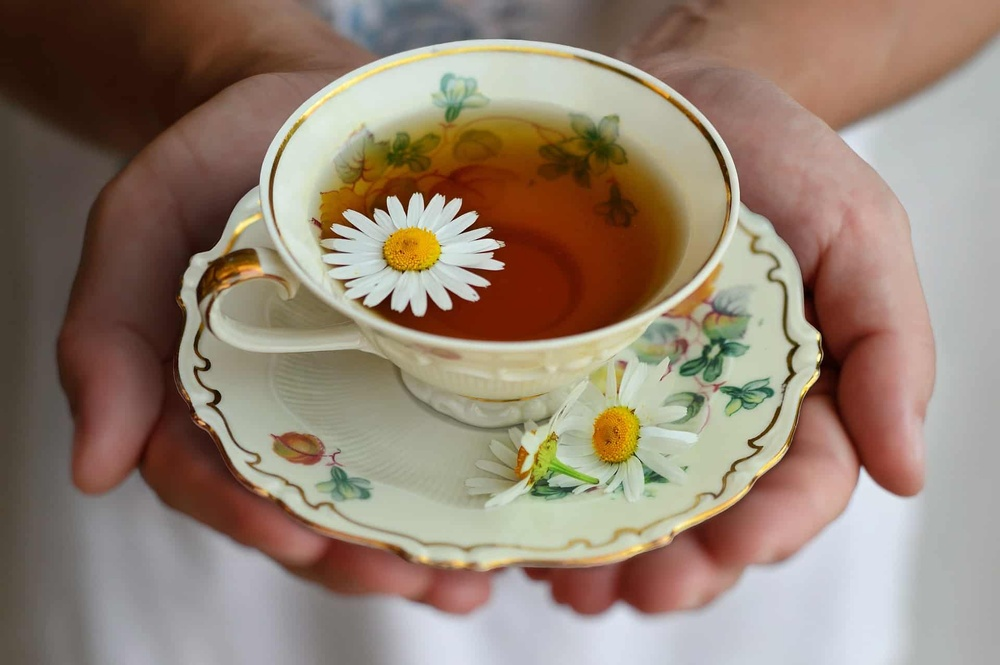
#> input picture Derivatives/image.jpg, 1000 x 665 px, shrunk from 1920 x 1277 before the run
$ python algoritmo2.py   (older library calls are emulated)
#> lines starting #> are read from the running program, lines starting #| are printed output that depends on the picture; after the words box and inside, x2 and y2 are one past the last pixel; in counts of white or black regions, pixels touching at a corner belong together
# Algoritmo 2

from itertools import product

from PIL import Image
from cv2 import COLOR_BGR2GRAY, cvtColor, imread, imshow, waitKey
from numpy import dot, exp, mgrid, pi, ravel, square, uint8, zeros
import math
import cv2
import numpy as np
import numpy

def gen_gaussian_kernel(k_size, sigma):
    center = k_size // 2
    x, y = mgrid[0 - center : k_size - center, 0 - center : k_size - center]
    g = 1 / (2 * pi * sigma) * exp(-(square(x) + square(y)) / (2 * square(sigma)))
    return g

def laplace(gray_img, sigma=1., kappa=0.75, pad=False):
    assert len(gray_img.shape) == 2
    img = cv2.GaussianBlur(gray_img, (0, 0), sigma) if 0. < sigma else gray_img
    img = cv2.Laplacian(img, cv2.CV_64F)
    rows, cols = img.shape[:2]
    min_map = np.minimum.reduce(list(img[r:rows-2+r, c:cols-2+c]
                                     for r in range(3) for c in range(3)))
    max_map = np.maximum.reduce(list(img[r:rows-2+r, c:cols-2+c]
                                     for r in range(3) for c in range(3)))

    pos_img = 0 < img[1:rows-1, 1:cols-1]

    neg_min = min_map < 0
    neg_min[1 - pos_img] = 0

    pos_max = 0 < max_map
    pos_max[pos_img] = 0

    zero_cross = neg_min + pos_max

    value_scale = 255. / max(1., img.max() - img.min())
    values = value_scale * (max_map - min_map)
    values[1 - zero_cross] = 0.

    if 0. <= kappa:
        thresh = float(np.absolute(img).mean()) * kappa
        values[values < thresh] = 0.
    log_img = values.astype(np.uint8)
    if pad:
        log_img = np.pad(log_img, pad_width=1, mode='constant', constant_values=0)
    return log_img

def gaussian_filter(image, k_size, sigma):
    height, width = image.shape[0], image.shape[1]
    dst_height = height - k_size + 1
    dst_width = width - k_size + 1

    image_array = zeros((dst_height * dst_width, k_size * k_size))
    row = 0
    for i, j in product(range(dst_height), range(dst_width)):
        window = ravel(image[i : i + k_size, j : j + k_size])
        image_array[row, :] = window
        row += 1

    gaussian_kernel = gen_gaussian_kernel(k_size, sigma)
    filter_array = ravel(gaussian_kernel)

    dst = dot(image_array, filter_array).reshape(dst_height, dst_width).astype(uint8)

    return dst

if __name__ == "__main__":
    img = imread(r"image.jpg")
#> img is the input picture: shape (665, 1000, 3); mean B, G, R 115, 130.5, 148.4
    img = cvtColor(img, COLOR_BGR2GRAY)
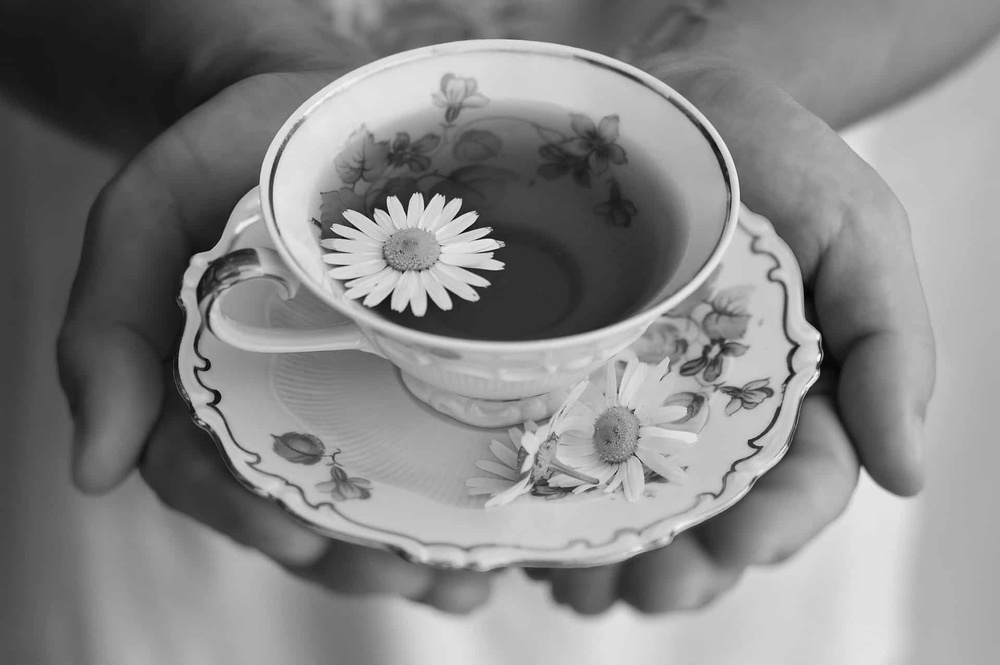
#> img: shape (665, 1000); min 0, max 249, mean 134.1
    gaussian = gaussian_filter(img, 3, sigma=1)
#> the loop in gaussian_filter, `for i, j in product(range(dst_height), range(dst_width)):` made 661674 passes
#> window on passes 1 to 3: [29, 29, 29, 29, 29, 29, 29, 29, 29], [29, 29, 30, 29, 29, 29, 29, 29, 30], [29, 30, 30, 29, 29, 30, 29, 30, 31]
#> after the loop in gaussian_filter, `for i, j in product(range(dst_height), range(dst_width)):`: row = 661674

    log = laplace(gaussian)
#> in laplace, `pos_img = 0 < img[1:rows-1, 1:cols-1]`:
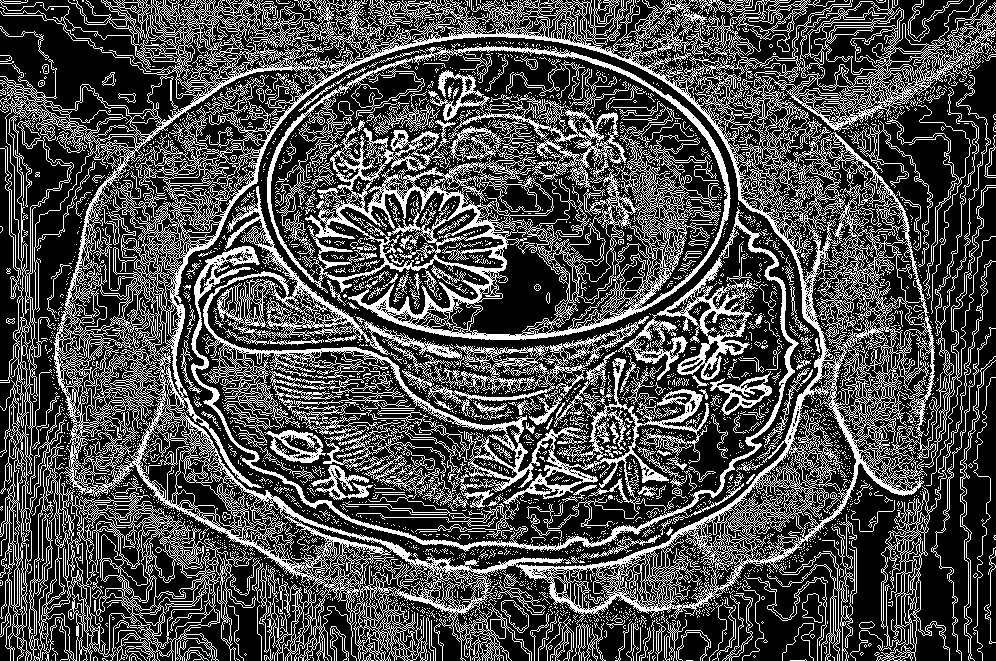
#> pos_img: shape (661, 996) bool; 30.1% white in thin lines or dots
#> in laplace, `neg_min = min_map < 0`: neg_min: shape (661, 996) bool; 79% white; 5101 black regions (4291 under 20 px), largest, box (x1, y1, x2, y2) and area: (353, 233, 720, 339) 6032, (0, 13, 159, 113) 5293, (849, 511, 895, 652) 2783
#> in laplace, `neg_min[1 - pos_img] = 0`:
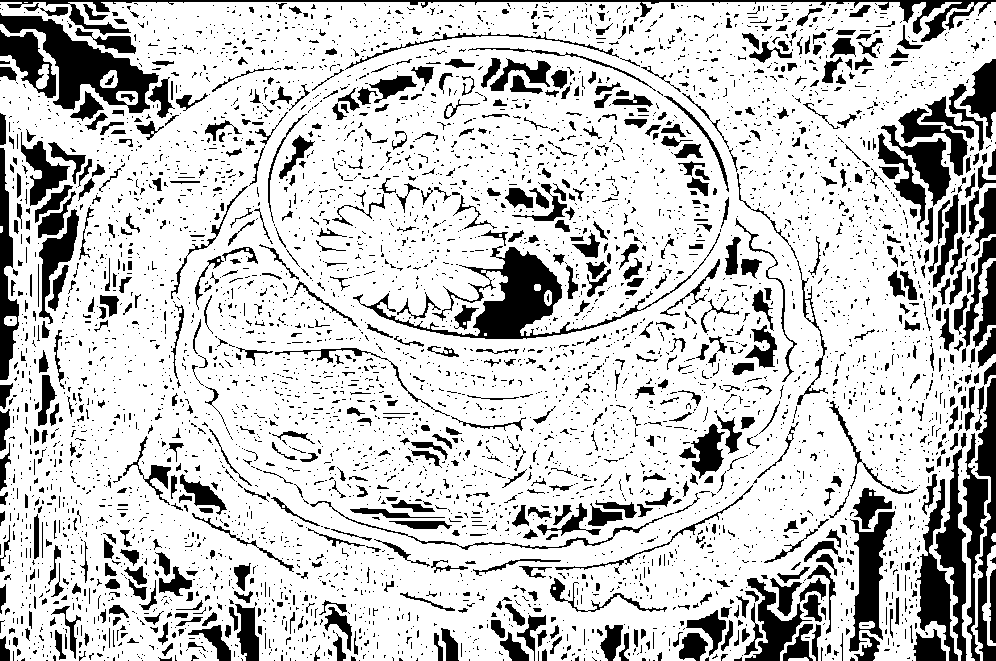
#> neg_min: shape (661, 996) bool; 78.7% white; 5065 black regions (4270 under 20 px), largest, box (x1, y1, x2, y2) and area: (353, 233, 720, 339) 6032, (0, 13, 159, 113) 5293, (0, 0, 996, 42) 4116
#> in laplace, `pos_max = 0 < max_map`: pos_max: shape (661, 996) bool; 77.2% white; 5313 black regions (4450 under 20 px), largest, box (x1, y1, x2, y2) and area: (258, 38, 737, 349) 5567, (0, 15, 160, 112) 5327, (471, 246, 567, 334) 4382
#> in laplace, `pos_max[pos_img] = 0`:
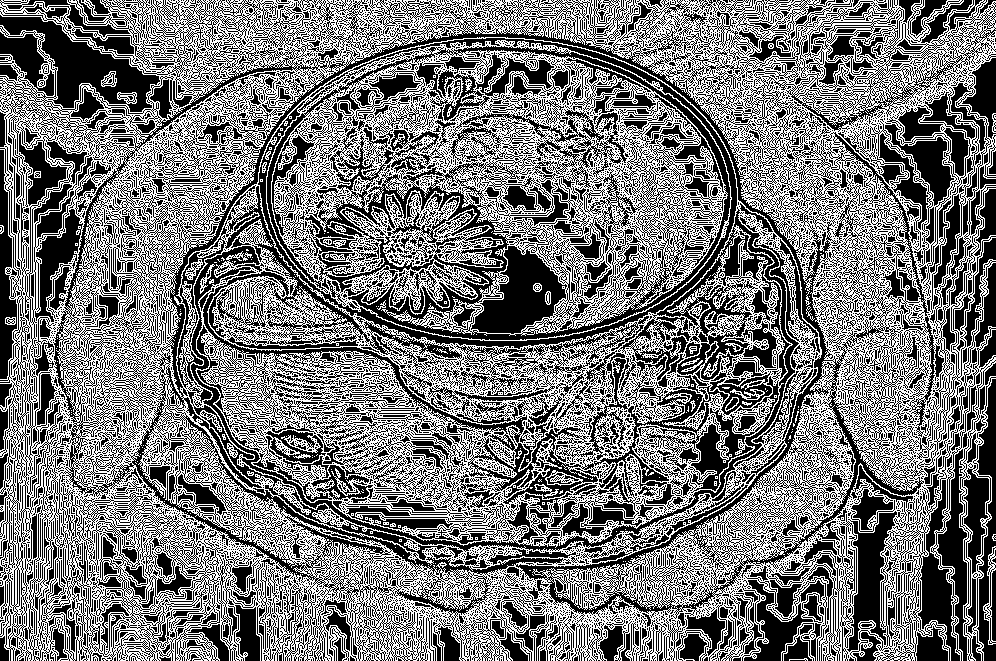
#> pos_max: shape (661, 996) bool; 47.1% white in thin lines or dots
#> in laplace, `zero_cross = neg_min + pos_max`:
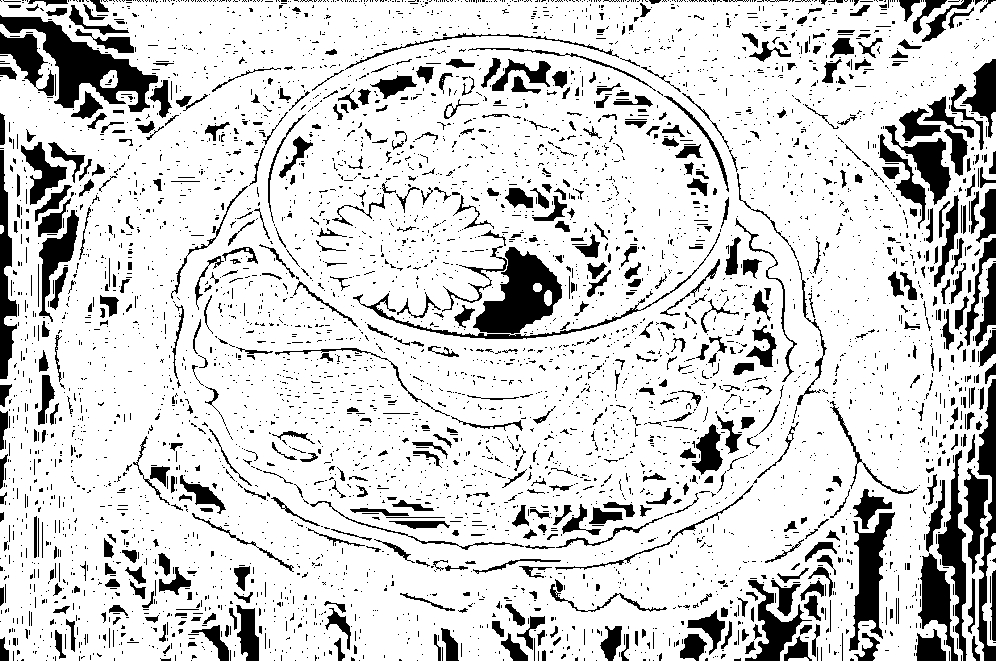
#> zero_cross: shape (661, 996) bool; 82.9% white; 4858 black regions (4239 under 20 px), largest, box (x1, y1, x2, y2) and area: (0, 15, 158, 112) 4960, (473, 247, 562, 334) 4072, (849, 512, 895, 651) 2622
#> in laplace, `value_scale = 255. / max(1., img.max() - img.min())`: value_scale = 3.64
#> in laplace, `values = value_scale * (max_map - min_map)`:
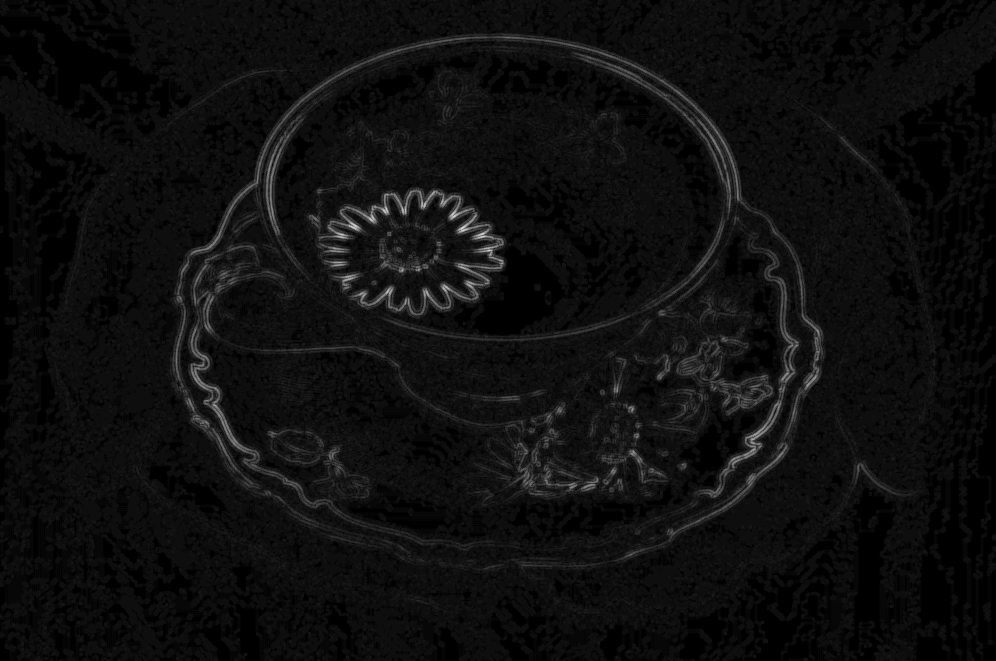
#> values: shape (661, 996) float64; min 0, max 218.6, mean 14.9
#> in laplace, `values[1 - zero_cross] = 0.`: values: shape (661, 996) float64; 0.27% of pixels changed, all inside (x1, y1, x2, y2) = (0, 0, 996, 2)
#> in laplace, `thresh = float(np.absolute(img).mean()) * kappa`: thresh = 1.1

    img = Image.fromarray(log)
    pixels = img.load()
    width, height = img.size
#> width = 996; height = 661

    for x in range(width - 1):
        for y in range(height - 1):
            if pixels[x, y] == 0:
                img.putpixel((x, y), 1)
            else:
                img.putpixel((x, y), 100)
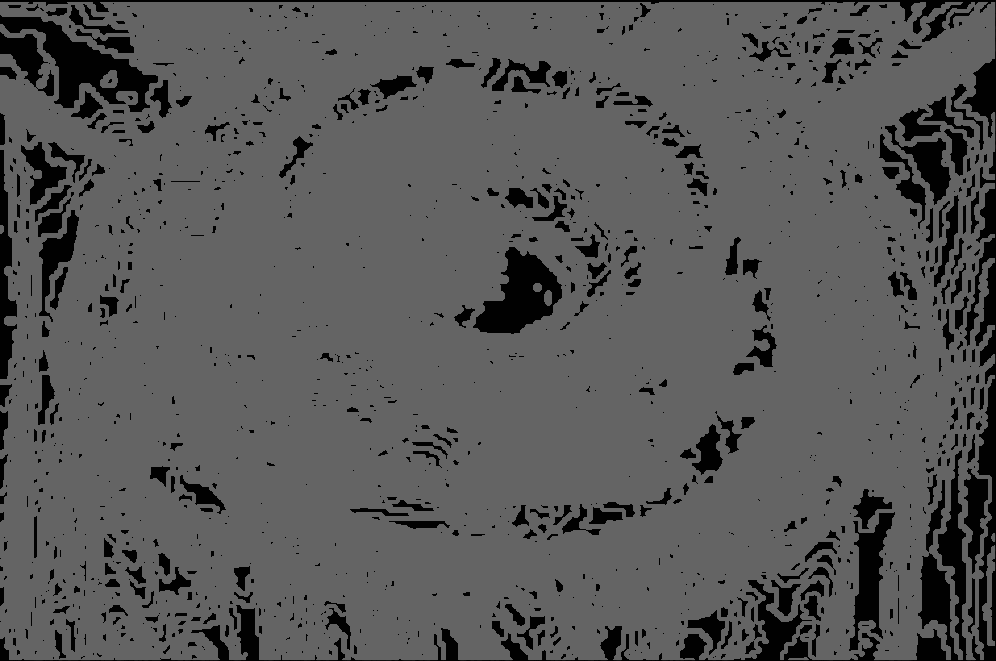
#> img: PIL image 996x661 L; min 0, max 100, mean 87.2


    img.show()

    cv2.waitKey(0)
